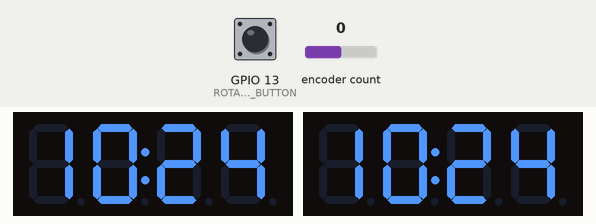
Bench run of a sketch on a simulated ESP8266 (NodeMCU). Parts: 2 × 4-digit seven-segment display. The inputs (shaded band) are chosen by the test bench; at power-on: encoder count 0, GPIO 13 (ROTARY_BUTTON) HIGH. WiFi joins after 1.5 s; servers stay silent unless stated; network time is answered at once with the bench clock; the local clock reads 2024-03-15 10:24:30 at power-on unless the sketch sets it.

Above: at 2.7 s.
2.8 s: encoder count set to 1
At 3.5 s:
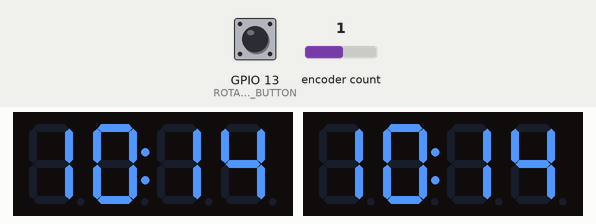
4.3 s: encoder count set to 2
At 5.5 s:
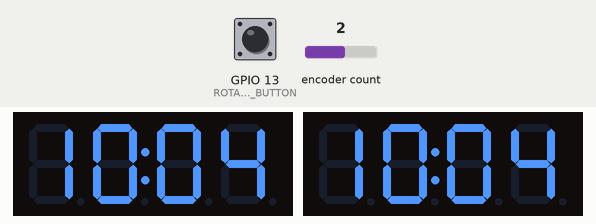
5.8 s: encoder count set to 3
At 7.2 s:
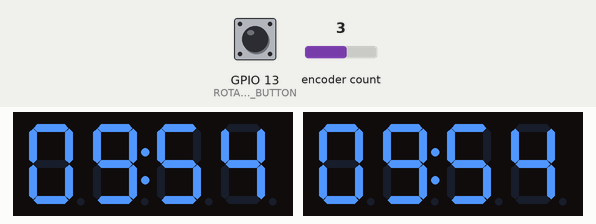
Timing chart, 0 to 8.8 s (numbered marks = the images above; inputs shaded):
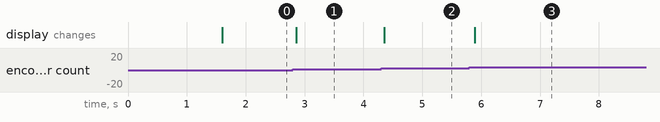

The sketch:

ClockSpin.ino
```cpp
/*
 * Clockulator
 * Matthew (mnuck) Nuckolls <matthew.nuckolls@gmail.com>
 *
 * Setup:
 *  1. Plug into USB for power.
 *  2. Grab any device with wifi and a browser.
 *  3. Connect to wifi access point named Clockulator.
 *  4. Go to any website, get redirected.
 *  5. Add your Wifi connection to this device.
 *
 *  If you need to re-run the config workflow, unplug the device,
 *  then press the rotary knob while plugging it back in.
 *
 * Theory of Operation:
 *    This device connects to pool.ntp.org every 60 seconds
 *    to synchronize its internal clock. Local time is displayed
 *    on one 4-digit display. UTC time is displayed on the other.
 *    The rotary knob offsets both displays to show time in the
 *    past or future. Press the rotary knob button to return to
 *    present time. If the knob is not touched for 10 seconds,
 *    offset automatically returns to present time.
 *
 * But Why?
 *    This device answers four common questions.
 *    1. What time is right now?
 *    2. What time is it UTC right now?
 *    3. When it is timeX here, what time is it UTC?
 *    4. When it is timeX UTC, what time is it here?
 *
 * ESP-12E microcontroller board (ESP8266 module)
 * Two TM1637 4-digit clock displays
 * One rotary encoder with button
 *
 * Libraries Used:
 *  Wifi Manager
 *  NTPClient
 *  Time
 *  Timezone
 *  ESPRotary
 *  Button2
 *  Grove 4-Digit Display
 */

#include <Button2.h>
#include <ESP8266WiFi.h>
#include <ESPRotary.h>
#include <NTPClient.h>
#include <Timezone.h>
#include <TM1637.h>
#include <WiFiUdp.h>
#include <WiFiManager.h>

#define CLK1 5
#define DIO1 4

#define CLK2 0
#define DIO2 2

#define ROTARY_PIN_CLOCK 14
#define ROTARY_PIN_DT 12
#define ROTARY_BUTTON 13
#define ROTARY_STEPS_PER_CLICK 4

#define AP_NAME "Clockulator"

const TimeChangeRule PDT = {"PDT", Second, Sun, Mar, 2, -7 * 60};
const TimeChangeRule PST = {"PST", Second, Sun, Nov, 2, -8 * 60};
Timezone Pacific(PDT, PST);

const int brightness = 4;          // 0 - 7
const int auto_reset_delay = 10;   // seconds
const int rotary_increment = -600; // seconds

ESPRotary rotary(ROTARY_PIN_CLOCK, ROTARY_PIN_DT);
Button2 button;

TM1637 tm1637_local(CLK1, DIO1);
TM1637 tm1637_utc(CLK2, DIO2);

WiFiUDP ntpUDP;
NTPClient timeClient(ntpUDP, "pool.ntp.org");

int dial_offset = 0;
unsigned long last_touch = 0;


void setup_display(TM1637* display) {
  display->init();
  display->set(brightness);
  display->point(POINT_ON);
}

void update_display(TM1637* display, const time_t moment) {
  const int h = hour(moment);
  const int m = minute(moment);
  display->display(0, h / 10);
  display->display(1, h % 10);
  display->display(2, m / 10);
  display->display(3, m % 10);
}

void reset_offset(Button2& b) {
  dial_offset = 0;
}

void auto_reset_offset() {
  unsigned long now = timeClient.getEpochTime();
  if (last_touch + auto_reset_delay < now) {
    dial_offset = 0;
  }
}

void decrement_offset(ESPRotary& r) {
  dial_offset -= rotary_increment;
  last_touch = timeClient.getEpochTime();
}

void increment_offset(ESPRotary& r) {
  dial_offset += rotary_increment;
  last_touch = timeClient.getEpochTime();
}

void setup(){
  setup_display(&tm1637_local);
  setup_display(&tm1637_utc);

  rotary.setLeftRotationHandler(decrement_offset);
  rotary.setRightRotationHandler(increment_offset);

  WiFiManager wm;
  pinMode(ROTARY_BUTTON, INPUT_PULLUP);
  if (digitalRead(ROTARY_BUTTON) == LOW) {
    wm.startConfigPortal(AP_NAME);
  } else {
    wm.autoConnect(AP_NAME);
  }

  button.begin(ROTARY_BUTTON);
  button.setTapHandler(reset_offset);

  timeClient.begin();
}

void loop() {
  timeClient.update();
  rotary.loop();
  button.loop();
  auto_reset_offset();

  time_t utc = dial_offset + timeClient.getEpochTime();
  time_t local = Pacific.toLocal(utc);

  update_display(&tm1637_utc, utc);
  update_display(&tm1637_local, local);
}
```

Measured:
- after the input at 2.8 s, the display: changes after 0.06 s (image 1)
- after the input at 4.3 s, the display: changes after 0.05 s (image 2)
- after the input at 5.8 s, the display: changes after 0.09 s (image 3)
